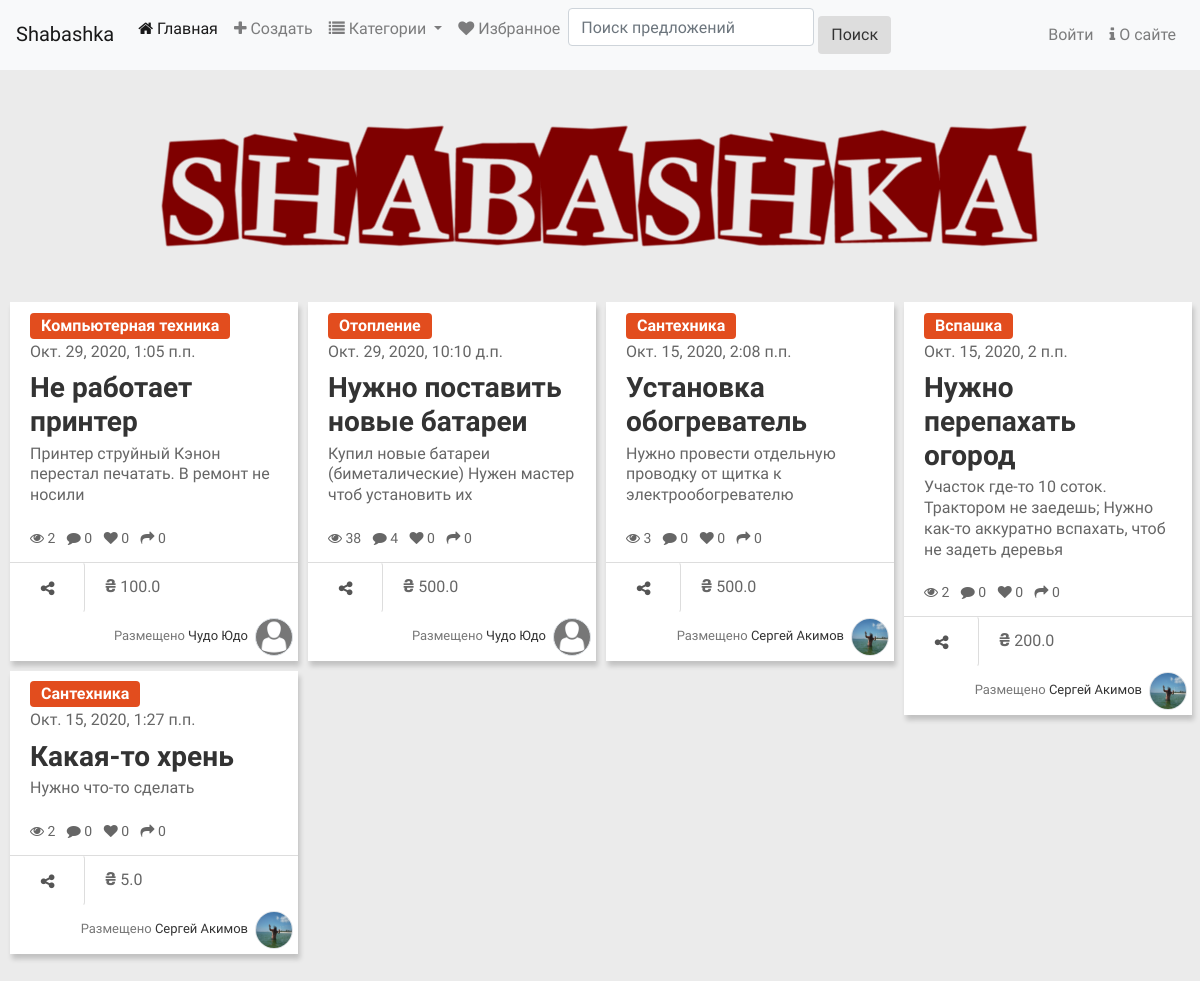
The page / on the database its author committed.
### main/models.py (models this page shows, shortened)
class Offer(models.Model):
    STATUS = [
        ('n', 'Новое'),
        ('a', 'Принято'),
        ('d', 'Выполнено')
    ]
    category = models.ForeignKey(SubCategory, on_delete=models.PROTECT, verbose_name="Категория")
    title = models.CharField(max_length=64, verbose_name="Предложение")
    content = models.TextField(verbose_name="Описание")
    price = models.FloatField(default=0, verbose_name="Цена")
    image = models.ImageField(blank=True, upload_to=get_timestamp_path, verbose_name="Фото")
    author = models.ForeignKey(ShaUser, on_delete=models.CASCADE, verbose_name="Автор")
    is_active = models.BooleanField(default=True, db_index=True, verbose_name="Активное")
    created = models.DateTimeField(auto_now_add=True, db_index=True, verbose_name="Опубликовано" )
    reviews = models.IntegerField(default=0, verbose_name="Просмотров")
    shared = models.IntegerField(default=0, verbose_name="Поделились")
    status = models.CharField(max_length=1, default='n', null=True, blank=True, db_index=True, choices=STATUS, verbose_name="Статус")
    winner = models.ForeignKey(ShaUser, on_delete=models.SET_NULL, null=True, blank=True, related_name="accepted_offers" , verbose_name="Исполнитель")
    class Meta:
        verbose_name = "Предложение"
        verbose_name_plural = "Предложения"
        ordering = ["-created"]

class Category(models.Model):
    name = models.CharField(max_length=20, unique=True, db_index=True, verbose_name="Название")
    order = models.SmallIntegerField(default=0, db_index=True, verbose_name="Порядок")
    super_category = models.ForeignKey('SuperCategory', on_delete=models.PROTECT, null=True, blank=True,
                                        verbose_name="Надкатегория")

class ShaUser(AbstractUser):
    is_activated = models.BooleanField(default=True, db_index=True, verbose_name="Активирован")
    send_message = models.BooleanField(default=True, db_index=True, verbose_name="Отправлять оповещения?")
    location = models.CharField(max_length=64, null=True, blank=True, verbose_name="Населенный пункт" )
    average_rating = models.DecimalField(max_digits=2, decimal_places=1, null=True, blank=True, verbose_name="Средний рейтинг")
    favorite = models.ManyToManyField("self", symmetrical=False, blank=True, related_name="followers", verbose_name="Избранное")
    class Meta(AbstractUser.Meta):
        pass

class ShaUserAvatar(models.Model):
    user = models.OneToOneField(ShaUser, on_delete=models.CASCADE, related_name="avatar", verbose_name="Пользователь",)
    image = models.ImageField(verbose_name="Аватар")
    class Meta:
        verbose_name = "Аватар"
        verbose_name_plural = "Аватары"

### main/views.py (the view)
# urls.py: path('', views.index, name="index"),
def index(request):
    offers = Offer.objects.filter(is_active=True)
    paginator = Paginator(offers, 30)
    if 'page' in request.GET:
        page_num = request.GET['page']
    else:
        page_num = 1
    page = paginator.get_page(page_num)
    if 'keyword' in request.GET:
        keyword = request.GET["keyword"]
        q = Q(title__icontains=keyword) | Q(content__icontains=keyword)
        offers = offers.filter(q)
    else:
        keyword = ''
    form = SearchForm(initial={'keyword': keyword})
    context = {"offers": offers, "page": page, 'searchForm': form}
    return render(request, "main/index.html", context)

### main/forms.py
class SearchForm(forms.Form):
    keyword = forms.CharField(required=False, max_length=20, label='',
              widget=forms.TextInput(attrs={"placeholder": "Поиск предложений"}) )

### main/models.py (called while the page is built)
    def get_queryset(self):
        return super().get_queryset().filter(super_category__isnull=False)

### main/templatetags/custom_tags.py (called while the page is built)
@register.simple_tag()
def limit_text(content):
    if len(content) > 150:
        return content[:150] + '...'
    else:
        return content

@register.filter
def in_followers(user, author):
    count = author.followers.filter(pk=user.id).count()
    return count > 0

### main/templates/main/index.html (shortened to what this page needs)
{% extends 'main/layout.html' %}
{% load static %}
{% load thumbnail %}
{% load bootstrap4 %}
{% load custom_tags %}
{% block body %}
<header>
	<div class="logo">
	  <a href="index.html"><img src="{% static 'main/images/logo.png' %}"></a>
	</div>
  </header>
	<div id="page-content" class="index-page">
		<div id="container">
			{% for offer in offers %}
			<div class="item">
				<div class="content-item">
					{% url 'main:detail' category_pk=offer.category.pk pk=offer.pk as url %}
					<a href="{% url 'main:by_category' pk=offer.category.pk %}" class="btn btn-small btn-{{offer.category.super_category.order}}">{{offer.category.name}}</a>
					<div class="time"> {{offer.created}}</div>
					<h3 class="title-item"><a href="{{url}}{{all}}">{{offer.title}}</a></h3>
					<p class="info">{% limit_text offer.content %}</p>
					<ul class="list-inline">
						<li class="list-inline-item"><i class="fa fa-eye"></i> {{ offer.reviews }} </li>
						<li class="list-inline-item"><i class="fa fa-comment"></i> {{offer.comment_set.count}}</li>
						<li class="list-inline-item"><i class="fa fa-heart
							"></i>
							{{ offer.author.followers.count }} </li>
						<li class="list-inline-item"><i class="fa fa-share"></i> {{offer.shared}}</li>
					</ul>
				</div>
				<div class="bottom-item">
					<a href="#" class="btn btn-share share"><i class="fa fa-share-alt"></i> </a>
					<span class="mx-3"><span class="uah">&#8372</span> {{offer.price}}</span>
					<span class="user f-right">Размещено
						<a href="{% url 'main:profile_by_id' pk=offer.author.pk %}">
							{% if offer.author.first_name and offer.author.last_name %}
							{{offer.author.first_name}} {{offer.author.last_name}}
							{% else %}
							{{offer.author}}
							{% endif %}
						</a>
						{% if offer.author.avatar.image %}
						<img class="border profile-img rounded-circle" src="{% thumbnail offer.author.avatar.image 'default' %}" alt="">
						{% else %}
						<img class="border profile-img rounded-circle" style="background-color: #777;" src="{% static 'main/images/profile-ph.png' %}" alt="">
						{% endif %}
					</span>
				</div>
			</div>
	{% endfor %}
	</div>
	</div>
{% endblock %}

### main/static/main/css/style.css (style rules this page uses)
body { font-family: 'Ek Mukta', sans-serif;color: #666;background: #EBEBEB;font-size: 16px;line-height: 1.6em;font-weight: 400; }
html, body { width:100%; padding:0; }
html { -webkit-text-size-adjust: none; }
img { max-width:100%; height: auto;width: auto\9; }
h3 { font-size: 32px; }
h1,h2,h3,h4,h5,h6 { font-family: 'Roboto', sans-serif;font-weight: 600;color: #111; }
p { margin: 0 0 20px;line-height: 1.3; }
a { color: #333; -webkit-transition: all .2s ease-in-out; -moz-transition: all .2s ease-in-out; transition: all .2s ease-in-out; }
.f-right { float: right; }
header { text-align: center; }
.logo { margin: 40px 0; }
.index-page, .sub-page { margin: 20px 10px 60px; }
#page-content .item { background-color: #fff;width:220px;box-shadow: 2px 5px 5px 0 rgba(0, 0, 0, 0.18); }
#page-content .item img { padding: 0px;display: block;max-width: 100%; margin: 0 auto; }
#page-content .content-item { padding: 10px 20px; }
#page-content h3.title-item { font-family: 'Ek Mukta', sans-serif;font-size: 28px;margin: 7px 0 5px; }
#page-content .content-item ul { margin: 0;font-size: 14px; }
#page-content .bottom-item { border-top: 1px solid #ddd;min-height: 50px; }
#page-content .user { color: #777;font-size: 13px;line-height: 2.8;padding: 5px; }
#page-content .user img { width: 38px; height: 38px;float: right;display: inline-block;margin-left: 7px; }
.btn-small { color: #fff;padding: 0px 10px;font-weight: bold; }
.btn-share { font-weight: 500;color: #555;border-right: 1px solid #ddd;margin: 0;border-radius: none;height: 51px; width: 75px;margin-top: -1px;padding: 14px; }
.btn-0 { background-color: #E24D1E; }
.profile-img { width: 250px; }
.uah { font-weight: bold; font-size: large; }

### rows shown on the page
Offer: category.name "Компьютерная техника", created "Окт. 29, 2020, 1:05 п.п.", title "Не работает принтер", content "Принтер струйный Кэнон перестал печатать. В ремонт не носили", reviews "2", comment_set.count "0", author.followers.count "0", shared "0", price "100.0", author.first_name "Чудо", author.last_name "Юдо"
Offer: category.name "Отопление", created "Окт. 29, 2020, 10:10 д.п.", title "Нужно поставить новые батареи", content "Купил новые батареи (биметалические) Нужен мастер чтоб установить их", reviews "38", comment_set.count "4", author.followers.count "0", shared "0", price "500.0", author.first_name "Чудо", author.last_name "Юдо"
Offer: category.name "Сантехника", created "Окт. 15, 2020, 2:08 п.п.", title "Установка обогреватель", content "Нужно провести отдельную проводку от щитка к электрообогревателю", reviews "3", comment_set.count "0", author.followers.count "0", shared "0", price "500.0", author.first_name "Сергей", author.last_name "Акимов", author.image (picture)
Offer: category.name "Вспашка", created "Окт. 15, 2020, 2 п.п.", title "Нужно перепахать огород", content "Участок где-то 10 соток. Трактором не заедешь; Нужно как-то аккуратно вспахать, чтоб не задеть деревья", reviews "2", comment_set.count "0", author.followers.count "0", shared "0", price "200.0", author.first_name "Сергей", author.last_name "Акимов", author.image (picture)
Offer: category.name "Сантехника", created "Окт. 15, 2020, 1:27 п.п.", title "Какая-то хрень", content "Нужно что-то сделать", reviews "2", comment_set.count "0", author.followers.count "0", shared "0", price "5.0", author.first_name "Сергей", author.last_name "Акимов", author.image (picture)
